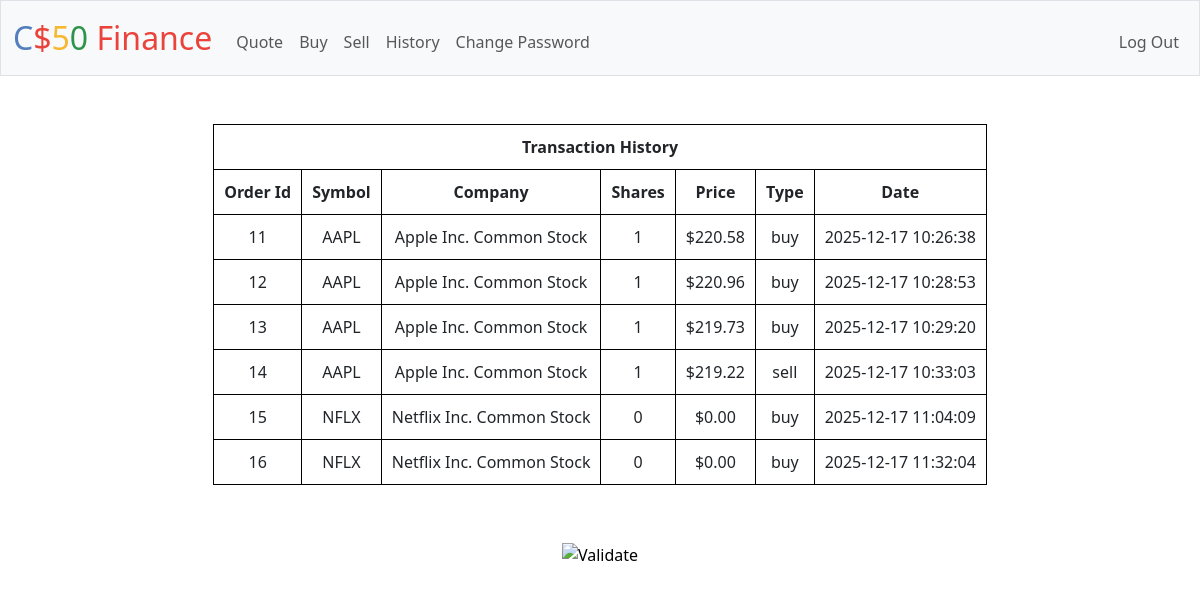
The app's page /history (signed in) with its own data.
### tables this page shows
CREATE TABLE history (
id INTEGER NOT NULL PRIMARY KEY AUTOINCREMENT,
symbol TEXT NOT NULL,
company TEXT NOT NULL,
shares TEXT NOT NULL,
price REAL NOT NULL,
type TEXT NOT NULL,
date DATE NOT NULL,
user_id INTEGER NOT NULL REFERENCES users(id)
);

### app.py (the view)
@app.route("/history")
@login_required
def history():
    history = db.execute("SELECT id, symbol, company, shares, price, type, date FROM history WHERE user_id = ?", session["user_id"])
    return render_template("history.html", history=history)

### app.py (called while the page is built)
@app.after_request
def after_request(response):
    response.headers["Cache-Control"] = "no-cache, no-store, must-revalidate"
    response.headers["Expires"] = 0
    response.headers["Pragma"] = "no-cache"
    return response

### helpers.py (called while the page is built)
def login_required(f):
    @wraps(f)
    def decorated_function(*args, **kwargs):
        if session.get("user_id") is None:
            return redirect("/login")
        return f(*args, **kwargs)
    return decorated_function

def usd(value):
    return f"${value:,.2f}"

### templates/history.html (shortened to what this page needs)
{% extends "layout.html" %}
{% block main %}
    <table>
        <tr>
            <th colspan="7"> Transaction History </th>
        </tr>
        <tr>
            <th> Order Id </th>
            <th> Symbol </th>
            <th> Company </th>
            <th> Shares </th>
            <th> Price </th>
            <th> Type </th>
            <th> Date </th>
        </tr>
        {% for row in history %}
        <tr>
            <td> {{ row.id }} </td>
            <td> {{ row.symbol }} </td>
            <td> {{ row.company }} </td>
            <td> {{ row.shares }} </td>
            <td> {{ row.price | usd}} </td>
            <td> {{ row.type }} </td>
            <td> {{ row.date }} </td>
        </tr>
        {% endfor %}
    </table>
{% endblock %}

### templates/layout.html (shortened to what this page needs)
<!DOCTYPE html>
<html lang="en">
    <head>
        <link href="https://cdn.jsdelivr.net/npm/bootstrap@5.3.3/dist/css/bootstrap.min.css" rel="stylesheet">
        <link href="/static/styles.css" rel="stylesheet">
    </head>
    <body>
        <nav class="bg-light border navbar navbar-expand-md navbar-light">
            <div class="container-fluid">
                <a class="navbar-brand" href="/"><span class="blue">C</span><span class="red">$</span><span class="yellow">5</span><span class="green">0</span> <span class="red">Finance</span></a>
                <div class="collapse navbar-collapse" id="navbar">
                    {% if session["user_id"] %}
                        <ul class="navbar-nav me-auto mt-2">
                            <li class="nav-item"><a class="nav-link" href="/quote">Quote</a></li>
                            <li class="nav-item"><a class="nav-link" href="/buy">Buy</a></li>
                            <li class="nav-item"><a class="nav-link" href="/sell">Sell</a></li>
                            <li class="nav-item"><a class="nav-link" href="/history">History</a></li>
                            <li class="nav-item"><a class="nav-link" href="/change">Change Password</a>
                        </ul>
                        <ul class="navbar-nav ms-auto mt-2">
                            <li class="nav-item"><a class="nav-link" href="/logout">Log Out</a></li>
                        </ul>
                    {% else %}
                        <ul class="navbar-nav ms-auto mt-2">
                            <li class="nav-item"><a class="nav-link" href="/register">Register</a></li>
                            <li class="nav-item"><a class="nav-link" href="/login">Log In</a></li>
                        </ul>
                    {% endif %}
                </div>
            </div>
        </nav>
        <main class="container py-5 text-center">
            {% block main %}{% endblock %}
        </main>
        <footer class="mb-5">
            <form action="https://validator.w3.org/check" class="text-center" enctype="multipart/form-data" method="post" target="_blank">
                <input alt="Validate" src="/static/I_heart_validator.png" type="image">
            </form>
        </footer>
    </body>
</html>

### static/styles.css (style rules this page uses)
input, button { margin: 10px; }
nav .navbar-brand { font-size: xx-large; }
nav .navbar-brand .blue { color: #537fbe; }
nav .navbar-brand .red { color: #ea433b; }
nav .navbar-brand .yellow { color: #f5b82e; }
nav .navbar-brand .green { color: #2e944b; }
table, th, td { border: 1px solid black; padding: 10px; margin: auto; }

### records on screen
history: id "11", symbol "AAPL", company "Apple Inc. Common Stock", shares "1", price "$220.58", type "buy", date "2025-12-17 10:26:38"
history: id "12", symbol "AAPL", company "Apple Inc. Common Stock", shares "1", price "$220.96", type "buy", date "2025-12-17 10:28:53"
history: id "13", symbol "AAPL", company "Apple Inc. Common Stock", shares "1", price "$219.73", type "buy", date "2025-12-17 10:29:20"
history: id "14", symbol "AAPL", company "Apple Inc. Common Stock", shares "1", price "$219.22", type "sell", date "2025-12-17 10:33:03"
history: id "15", symbol "NFLX", company "Netflix Inc. Common Stock", shares "0", price "$0.00", type "buy", date "2025-12-17 11:04:09"
history: id "16", symbol "NFLX", company "Netflix Inc. Common Stock", shares "0", price "$0.00", type "buy", date "2025-12-17 11:32:04"
